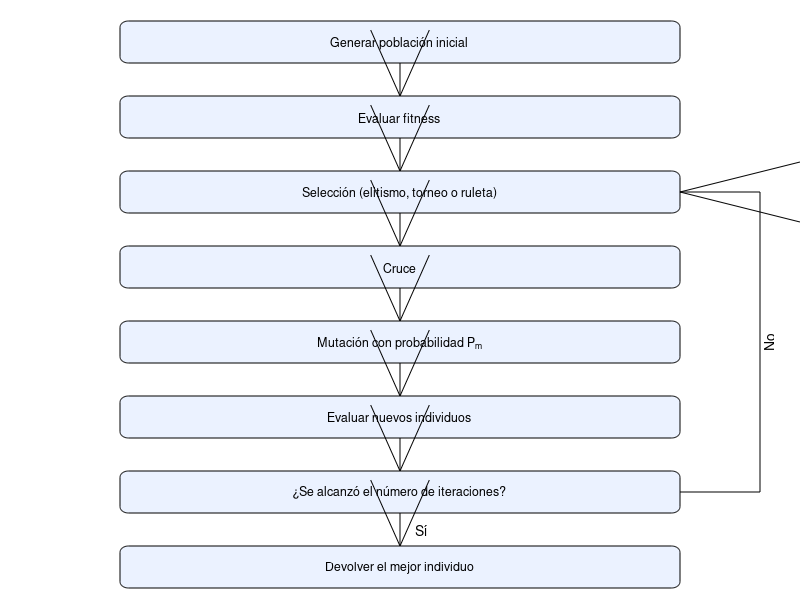
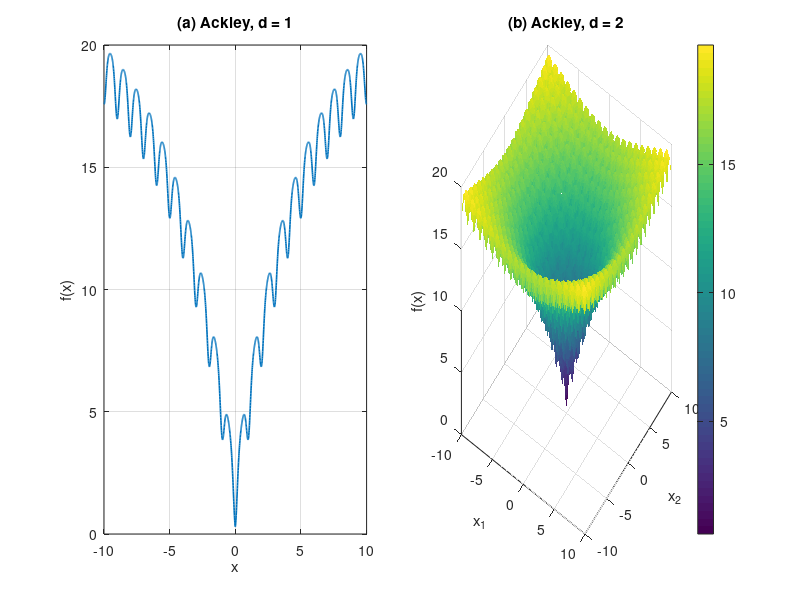

MATLAB code for these plots, in order:
% figuras_extra.m  Diagrama de flujo (fig_flujo.png) y funcion de Ackley en 1 y 2 dimensiones (fig_ackley.png)

% ---------- Diagrama de flujo ----------
figure('Color','w','Position',[100 100 420 640]);
axes('Position',[0 0 1 1]); axis off; hold on;
txt = {'Generar población inicial','Evaluar fitness', ...
       'Selección (elitismo, torneo o ruleta)','Cruce', ...
       'Mutación con probabilidad P_m','Evaluar nuevos individuos', ...
       '¿Se alcanzó el número de iteraciones?','Devolver el mejor individuo'};
y = 0.93:-0.125:0.055;
for k = 1:8
    rectangle('Position',[0.15 y(k)-0.035 0.7 0.07],'Curvature',0.3,'FaceColor',[0.92 0.95 1]);
    text(0.5,y(k),txt{k},'HorizontalAlignment','center','FontSize',9);
    if k < 8
        quiver(0.5,y(k)-0.035,0,-(y(k)-y(k+1)-0.07),0,'k','MaxHeadSize',1.2);
    end
end
plot([0.85 0.95 0.95],[y(7) y(7) y(3)],'k-');
quiver(0.95,y(3),-0.10,0,0,'k','MaxHeadSize',1.5);
text(0.96,mean([y(7) y(3)]),'No','Rotation',90,'HorizontalAlignment','center');
text(0.52,y(7)-0.062,'Sí');
xlim([0 1]); ylim([0 1]);
exportgraphics(gcf,'fig_flujo.png','Resolution',300);

% ---------- Función de Ackley en 1 y 2 dimensiones ----------
a = 20; b = 0.2; c = 2*pi;
f1 = @(x) -a*exp(-b*abs(x)) - exp(cos(c*x)) + a + 3;
x = linspace(-10,10,2000);
figure('Color','w','Position',[100 100 900 380]);
subplot(1,2,1); plot(x,f1(x),'LineWidth',1.2); grid on;
xlabel('x'); ylabel('f(x)'); title('(a) Ackley, d = 1');
[X,Y] = meshgrid(linspace(-10,10,200));
Z = -a*exp(-b*sqrt((X.^2+Y.^2)/2)) - exp((cos(c*X)+cos(c*Y))/2) + a + 3;
subplot(1,2,2); surf(X,Y,Z,'EdgeColor','none'); colorbar;
xlabel('x_1'); ylabel('x_2'); zlabel('f(x)'); title('(b) Ackley, d = 2'); view(35,35);
exportgraphics(gcf,'fig_ackley.png','Resolution',300);
